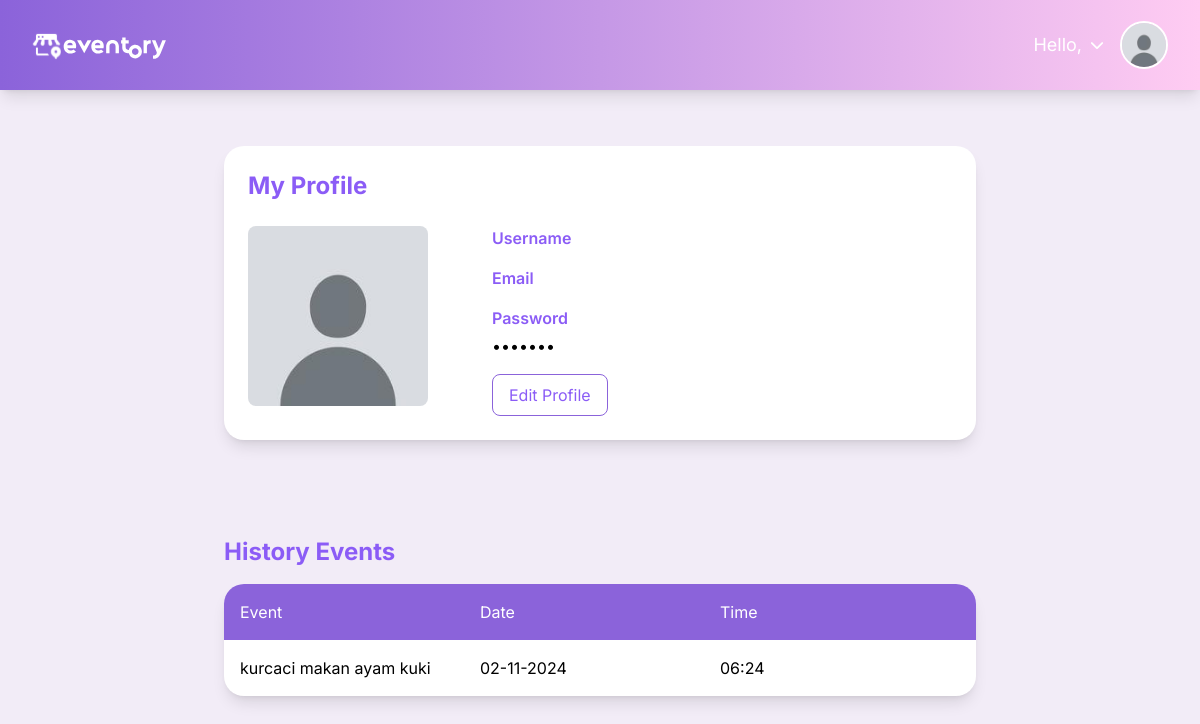
The page /admin/user_details.php?id=8 on the database its author committed.
### tables this page shows
CREATE TABLE `events` (
  `event_id` int(11) NOT NULL,
  `title` varchar(255) NOT NULL,
  `description` text NOT NULL,
  `event_date` date NOT NULL,
  `event_time` time NOT NULL,
  `location` varchar(255) NOT NULL,
  `max_participants` int(11) NOT NULL,
  `registered_participants` int(11) NOT NULL,
  `status` enum('open','closed','canceled') DEFAULT 'open',
  `image` varchar(255) DEFAULT NULL,
  `created_at` timestamp NOT NULL DEFAULT current_timestamp(),
  `banner` varchar(255) DEFAULT NULL
);

### public_html/admin/user_details.php (the view, shortened to what this page needs)
<?php
require '../includes/db_connection.php';
$user_id = (int) $_GET['id'];
$eventsStmt = $pdo->prepare("SELECT title, event_date, event_time FROM events WHERE event_id = :user_id");
$eventsStmt->execute(['user_id' => $user_id]);
$events = $eventsStmt->fetchAll();
?>
<?php include '../includes/navbar.php'; ?>
<!DOCTYPE html>
<html lang="en">
<head>
    <script src="https://cdn.tailwindcss.com"></script>
</head>
<body class="bg-light">
    <div class="container w-[800px] mx-auto p-6">
        <div class="bg-white rounded-[20px] shadow-lg p-6 mb-8 mt-8">
            <h2 class="text-2xl font-bold text-lilac mb-6">My Profile</h2>
            <div class="flex justify-between space-x-16">
                <div class="w-[180px] h-[180px] bg-gray-100 rounded-lg overflow-hidden">
                    <img src="../assets/images/profile_pictures/<?= !empty($user['profile_picture']) ? htmlspecialchars($user['profile_picture']) : 'default.jpg' ?>" alt="Profile" class="w-full h-full object-cover">
                </div>
                <div class="flex-1 space-y-4">
                    <div>
                        <h3 class="text-lilac font-semibold mb-1">Username</h3>
                    </div>
                    <div>
                        <h3 class="text-lilac font-semibold mb-1">Email</h3>
                    </div>
                    <div>
                        <h3 class="text-lilac font-semibold mb-1">Password</h3>
                        <p>•••••••</p>
                    </div>
                    <div class="flex space-x-4 mt-4">
                        <a href="edit_profile.php" class="flex items-center space-x-2 px-4 py-2 border border-lilac text-lilac rounded-lg hover:bg-lilac hover:text-white transition">
                            Edit Profile
                        </a>
                    </div>
                </div>
            </div>
        </div>
        <div id="history-events" class="mt-24 mb-10">
            <h2 class="text-2xl font-bold text-lilac mb-4">History Events</h2>
            <?php if ($events && count($events) > 0): ?>
                <div class="bg-white rounded-[20px] shadow-lg overflow-hidden">
                    <div class="grid grid-cols-3 bg-lilac text-white p-4">
                        <div>Event</div>
                        <div>Date</div>
                        <div>Time</div>
                    </div>
                    <?php foreach ($events as $event): ?>
                        <div class="grid grid-cols-3 p-4 border-b border-gray-100 last:border-b-0">
                            <div><?= htmlspecialchars($event['title']) ?></div>
                            <div><?= date('d-m-Y', strtotime($event['event_date'])) ?></div>
                            <div><?= date('H:i', strtotime($event['event_time'])) ?></div>
                        </div>
                    <?php endforeach; ?>
                </div>
            <?php else: ?>
                <div class="text-center py-8 text-gray-500">There are no available events for now.</div>
            <?php endif; ?>
        </div>
    </div>
</body>
</html>

### public_html/admin/user_details.php (style rules this page uses)
* { margin: 0; padding: 0; box-sizing: border-box; }
.text-lilac { color: #8B5CF6; }

### rows shown on the page
events: title "kurcaci makan ayam kuki", event_date "02-11-2024", event_time "06:24"
